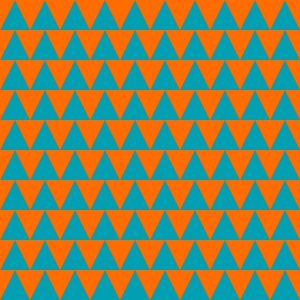
Frame 1 (no input)
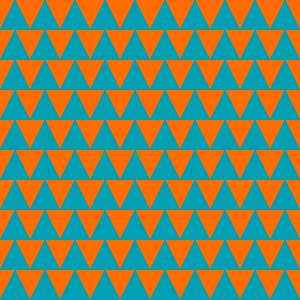
Frame 60 (the mouse pressed at the canvas centre just before this capture)
Frame 120 (the mouse held since frame 60 and released just before this capture): identical to frame 60, image omitted

The Processing sketch that drew these frames (run headless with seeded random() and noise(); from frame 60 on, the mouse is pressed at the canvas centre):

// Processing sketch: processing_165295
// ── processing_165295.pde

void setup (){
  size (300,300);
  background(255 ,109 ,0);

  fill(0,160,178);
  noStroke();
  smooth();
}
 
void draw (){
  for(int x = 15; x < 300; x +=30){
    for(int y = 0; y <300; y +=30)
    triangle(x,y, x-15,y +30,x +15,y +30);
     
 
  }
 }
